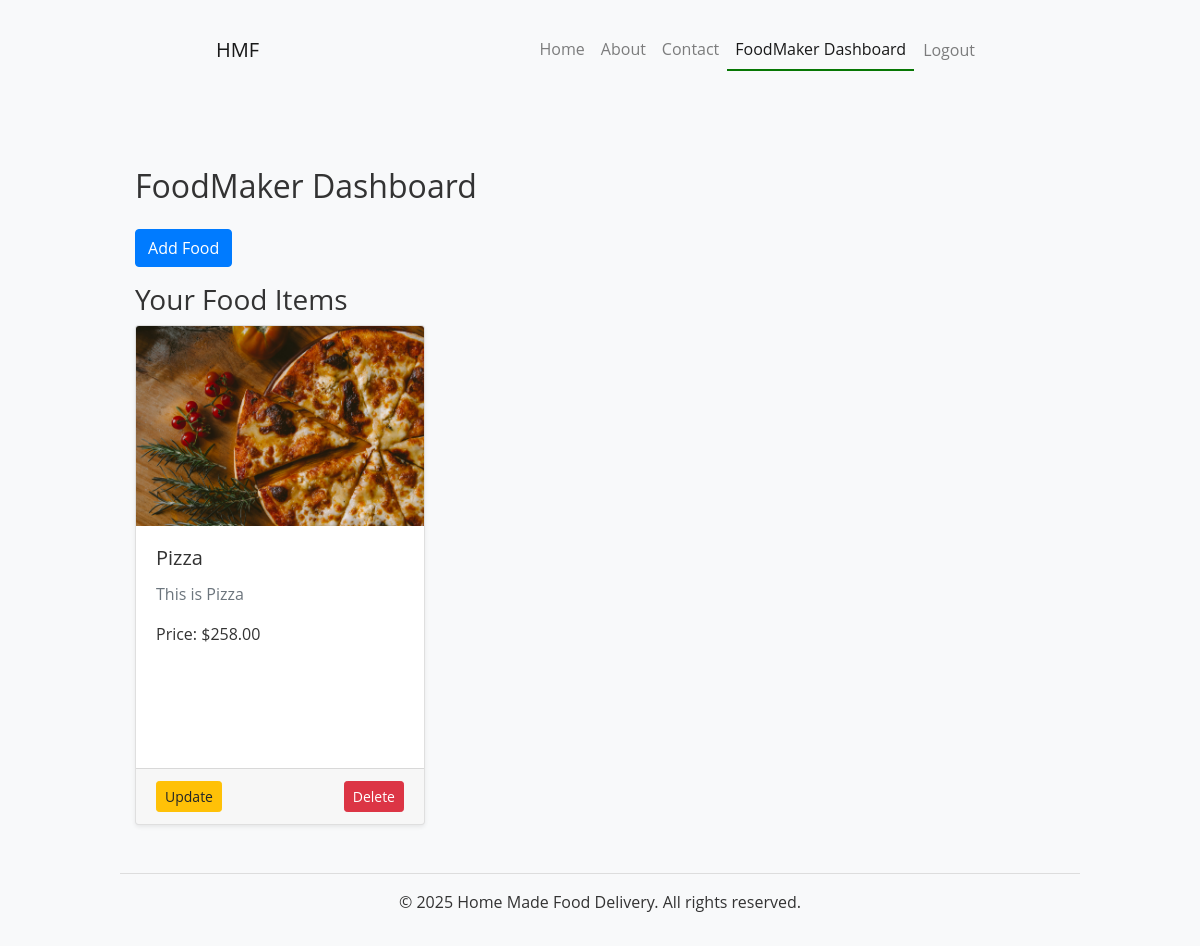
Screenshot of /dashboard/foodmaker/ (signed in) with the database file from the repository.
### foodapp/models.py (models this page shows, shortened)
class FoodItem(models.Model):
    foodmaker = models.ForeignKey(FoodMakerProfile, on_delete=models.CASCADE)
    title = models.CharField(max_length=255)
    description = models.TextField()
    price = models.DecimalField(max_digits=10, decimal_places=2)
    cuisine = models.CharField(max_length=100)
    food_type = models.CharField(max_length=100, default='Snacks')
    food_protien = models.CharField(max_length=100, default="None")
    food_image = models.ImageField(upload_to='food_images/', blank=True, null=True)

### foodapp/views.py (the view)
# urls.py: path('dashboard/foodmaker/', views.foodmaker_dashboard, name='foodmaker_dashboard'),
@login_required
def foodmaker_dashboard(request):
    if request.user.role != 'FoodMaker':
        return redirect('home')  # Redirect to home or show an error page if the user is not a foodmaker
    food_items = FoodItem.objects.filter(foodmaker=request.user.foodmaker_profile)
    return render(request, 'foodmaker_dashboard.html', {'food_items': food_items})

### foodapp/templates/foodmaker_dashboard.html (shortened to what this page needs)
{% extends 'base.html' %}
{% block content %}
<h2 class="mb-4">FoodMaker Dashboard</h2>
<a href="{% url 'add_food' %}" class="btn btn-primary mb-3">Add Food</a>
<h3>Your Food Items</h3>
{% if food_items %}
<div class="row row-cols-1 row-cols-md-2 row-cols-lg-3 g-4">
    {% for food in food_items %}
    <div class="col">
        <div class="card h-100 shadow-sm">
            <img src="{{ food.food_image.url }}" class="card-img-top" alt="{{ food.title }}" style="height: 200px; object-fit: cover;">
            <div class="card-body">
                <h5 class="card-title">{{ food.title }}</h5>
                <p class="card-text text-muted">{{ food.description|truncatewords:15 }}</p>
                <p class="card-text fw-bold">Price: ${{ food.price }}</p>
            </div>
            <div class="card-footer d-flex justify-content-between">
                <a href="{% url 'update_food' food.id %}" class="btn btn-warning btn-sm">Update</a>
                <a href="{% url 'delete_food' food.id %}" class="btn btn-danger btn-sm">Delete</a>
            </div>
        </div>
    </div>
    {% endfor %}
</div>
{% else %}
    <p class="text-muted">You haven't added any food items yet.</p>
{% endif %}
{% endblock %}

### foodapp/static/css/styles.css (style rules this page uses)
*, *::before, *::after { margin: 0; padding: 0; box-sizing: border-box; }
body { min-height: 100vh; display: flex; flex-direction: column; font-family: 'Open Sans', sans-serif; background-color: #f8f9fa; color: #333; padding-left: 5%; padding-right: 5%; margin-left: 5%; margin-right: 5%; }
.btn-primary { background-color: #007bff; }
.card { min-height: 500px; display: flex; flex-direction: column; }
.card-img-top { flex-shrink: 0; height: auto; max-height: 200px; object-fit: cover; }

### rows the page displays
FoodItem: food_image (picture), title "Pizza", description "This is Pizza", price "258.00"
